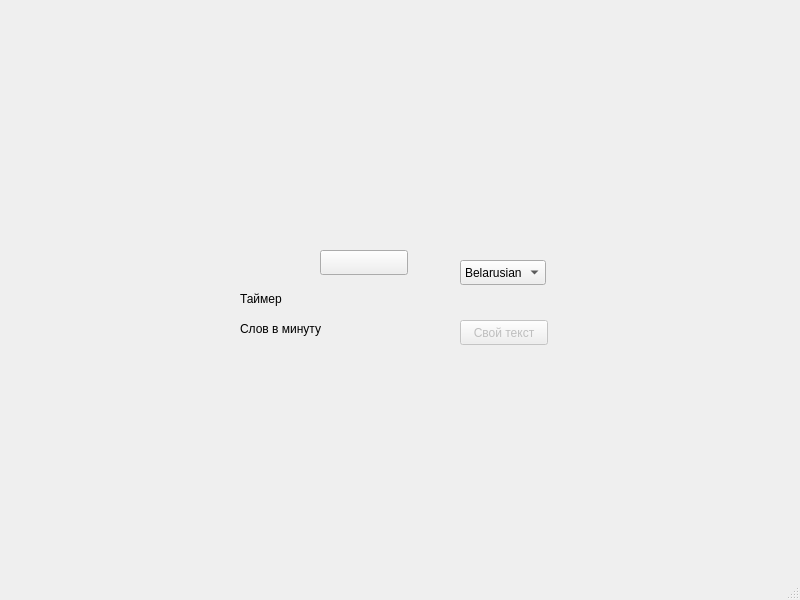
<?xml version="1.0" encoding="UTF-8"?>
<ui version="4.0">
 <class>MainWindow</class>
 <widget class="QMainWindow" name="MainWindow">
  <property name="geometry">
   <rect>
    <x>0</x>
    <y>0</y>
    <width>800</width>
    <height>600</height>
   </rect>
  </property>
  <property name="windowTitle">
   <string>MainWindow</string>
  </property>
  <widget class="QWidget" name="centralwidget">
   <widget class="QPushButton" name="Space">
    <property name="geometry">
     <rect>
      <x>320</x>
      <y>250</y>
      <width>88</width>
      <height>25</height>
     </rect>
    </property>
    <property name="text">
     <string/>
    </property>
   </widget>
   <widget class="QWidget" name="gridLayoutWidget">
    <property name="geometry">
     <rect>
      <x>180</x>
      <y>50</y>
      <width>371</width>
      <height>201</height>
     </rect>
    </property>
    <layout class="QGridLayout" name="gridLayout"/>
   </widget>
   <widget class="QComboBox" name="comboBox">
    <property name="geometry">
     <rect>
      <x>460</x>
      <y>260</y>
      <width>86</width>
      <height>25</height>
     </rect>
    </property>
    <item>
     <property name="text">
      <string>Belarusian</string>
     </property>
    </item>
    <item>
     <property name="text">
      <string>Germany</string>
     </property>
    </item>
    <item>
     <property name="text">
      <string>Ivrit</string>
     </property>
    </item>
    <item>
     <property name="text">
      <string>Arabic</string>
     </property>
    </item>
    <item>
     <property name="text">
      <string>French</string>
     </property>
    </item>
   </widget>
   <widget class="QLabel" name="text">
    <property name="geometry">
     <rect>
      <x>190</x>
      <y>20</y>
      <width>331</width>
      <height>20</height>
     </rect>
    </property>
    <property name="text">
     <string/>
    </property>
   </widget>
   <widget class="QLabel" name="timer">
    <property name="geometry">
     <rect>
      <x>240</x>
      <y>290</y>
      <width>66</width>
      <height>17</height>
     </rect>
    </property>
    <property name="text">
     <string>Таймер</string>
    </property>
   </widget>
   <widget class="QLabel" name="words">
    <property name="geometry">
     <rect>
      <x>240</x>
      <y>320</y>
      <width>171</width>
      <height>17</height>
     </rect>
    </property>
    <property name="text">
     <string>Слов в минуту</string>
    </property>
   </widget>
   <widget class="QPushButton" name="pushButton">
    <property name="enabled">
     <bool>false</bool>
    </property>
    <property name="geometry">
     <rect>
      <x>460</x>
      <y>320</y>
      <width>88</width>
      <height>25</height>
     </rect>
    </property>
    <property name="text">
     <string>Свой текст</string>
    </property>
   </widget>
  </widget>
  <widget class="QMenuBar" name="menubar">
   <property name="geometry">
    <rect>
     <x>0</x>
     <y>0</y>
     <width>800</width>
     <height>22</height>
    </rect>
   </property>
  </widget>
  <widget class="QStatusBar" name="statusbar"/>
 </widget>
 <resources/>
 <connections/>
</ui>
